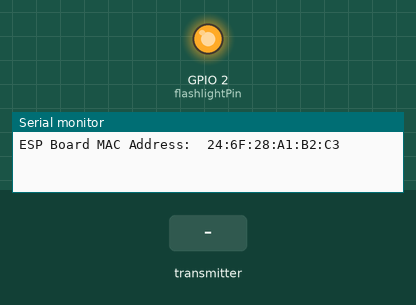
This program was run on a simulated ESP8266 (Wemos D1 mini). Shown: output pins drawn as LEDs (lit = HIGH), the last lines printed to the serial monitor. Inputs (shaded band) come from the test bench.

Above: at 1.2 s.
1.3 s: the transmitter starts sending Light_On = 1
At 2.5 s:
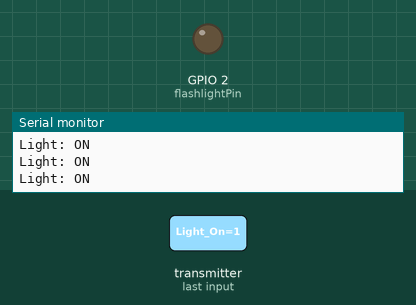
2.8 s: the transmitter starts sending Light_On = 0
At 3.9 s:
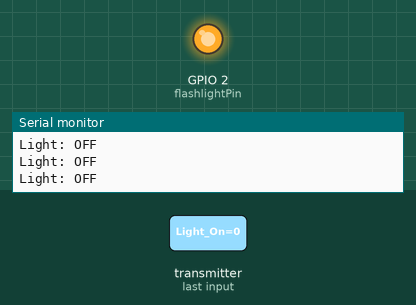
Timing chart, 0 to 5.8 s (numbered marks = the images above; inputs shaded):
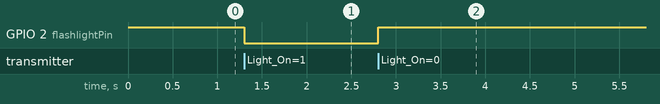

Measured:
- after the input at 1.3 s, GPIO 2 (flashlightPin): HIGH → LOW at once
- after the input at 2.8 s, GPIO 2 (flashlightPin): LOW → HIGH at once

The program:

main.cpp
```cpp
#include <Arduino.h>
#include <ESP8266WiFi.h>
#include <espnow.h>

const int flashlightPin = LED_BUILTIN;
typedef struct struct_message {
  bool Light_On;
} __attribute__((packed)) struct_message;
struct_message incomingMessage;

// put function declarations here:
void OnDataRecv(uint8_t *mac, uint8_t *incomingData, uint8_t len);

void setup() {
  Serial.begin(115200);
  pinMode(flashlightPin, OUTPUT);
  digitalWrite(flashlightPin, HIGH);  // Изначально выключаем фонарик (на D1 Mini HIGH выключает встроенный светодиод) не забудьте убрать инверсию логики

  WiFi.mode(WIFI_STA);
  WiFi.disconnect();
  if (esp_now_init() != 0) {
    Serial.println("Error initializing ESP-NOW");
    return;
  }
  esp_now_register_recv_cb(OnDataRecv);

  Serial.println();
  Serial.print("ESP Board MAC Address:  ");
  Serial.println(WiFi.macAddress());
}

void loop() {
  // put your main code here, to run repeatedly:
}

// put function definitions here:
void OnDataRecv(uint8_t *mac, uint8_t *incomingData, uint8_t len) {
  memcpy(&incomingMessage, incomingData, sizeof(incomingMessage));

  if (incomingMessage.Light_On) {
    digitalWrite(flashlightPin, LOW);  // Включаем фонарик (на D1 Mini LOW включает встроенный светодиод) с инверсией логики не забудьте убрать инверсию логики
    Serial.println("Light: ON");
  } else {
    digitalWrite(flashlightPin, HIGH);
    Serial.println("Light: OFF");
  }
}
```
